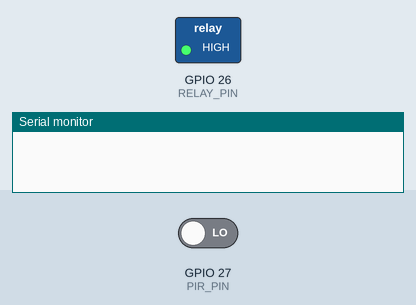
This sketch was run on a simulated ESP32. On the bench: switched loads named in the sketch (green lamp = pin HIGH), the last lines printed to the serial monitor. Inputs (shaded band) come from the test bench; at power-on: GPIO 27 (PIR_PIN) LOW.

Above: at 1.2 s.
1.3 s: GPIO 27 (PIR_PIN) driven HIGH
At 1.6 s:
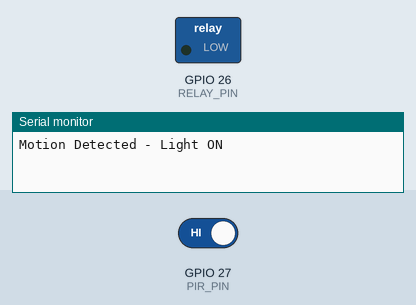
Timing chart, 0 to 4.3 s (numbered marks = the images above; inputs shaded):
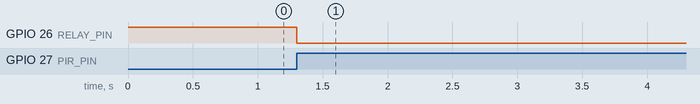

The sketch:

esp32_pir_light_relay.ino
```cpp
#define PIR_PIN 27
#define RELAY_PIN 26

unsigned long lastMotionTime = 0;
const unsigned long delayTime = 20000;

bool lightState = false;

void setup() {
  pinMode(PIR_PIN, INPUT);
  pinMode(RELAY_PIN, OUTPUT);

  digitalWrite(RELAY_PIN, HIGH); // Relay OFF

  Serial.begin(115200);
}

void loop() {

  int motion = digitalRead(PIR_PIN);

  if (motion == HIGH) {
    lastMotionTime = millis();

    if (!lightState) {
      digitalWrite(RELAY_PIN, LOW); // Relay ON
      lightState = true;
      Serial.println("Motion Detected - Light ON");
    }
  }

  if (lightState && millis() - lastMotionTime >= delayTime) {
    digitalWrite(RELAY_PIN, HIGH); // Relay OFF
    lightState = false;
    Serial.println("No Motion for 20 seconds - Light OFF");
  }
}
```

Measured:
- after the input at 1.3 s, GPIO 26 (RELAY_PIN): HIGH → LOW at once
